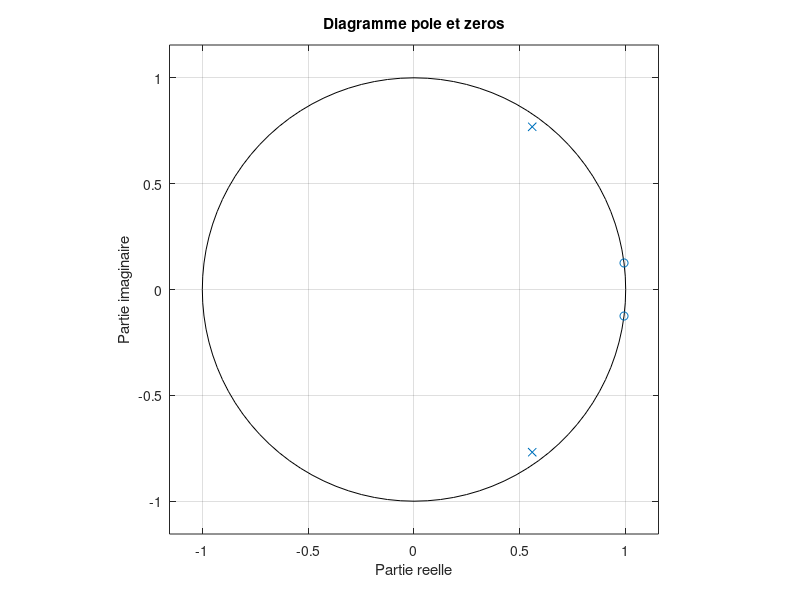
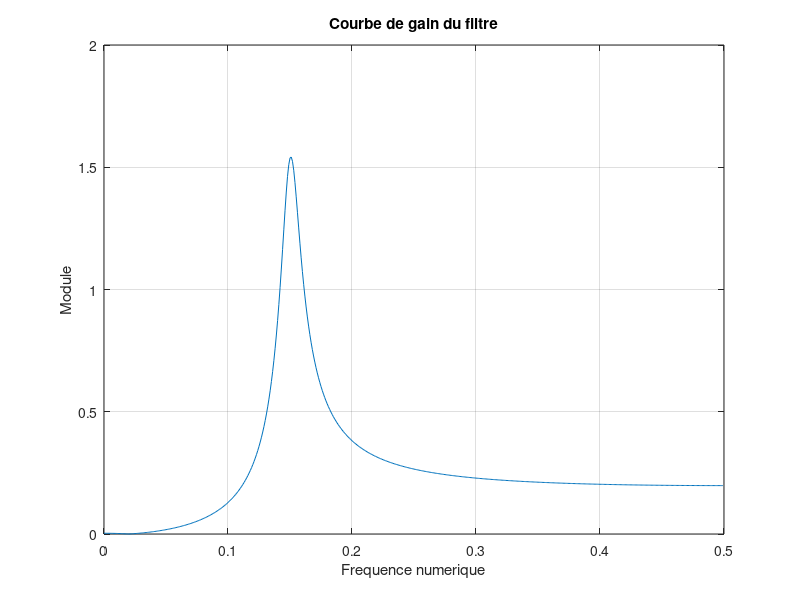
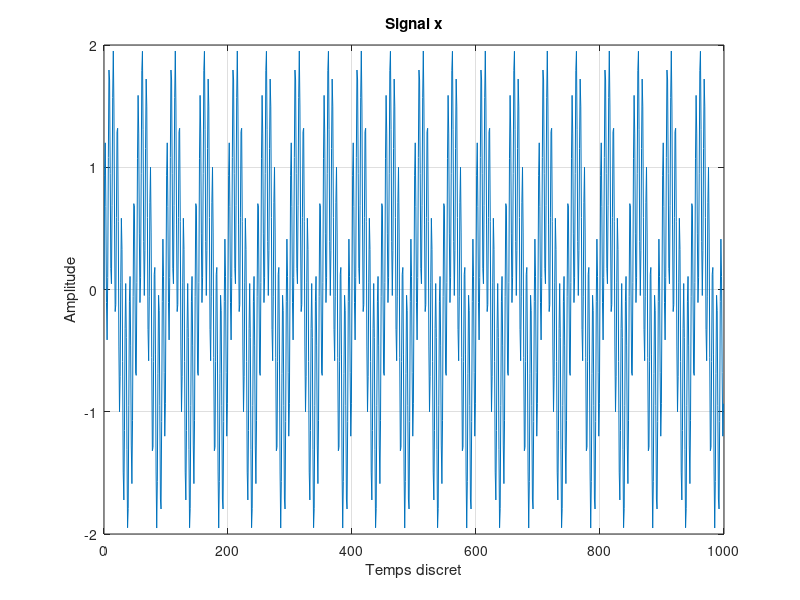
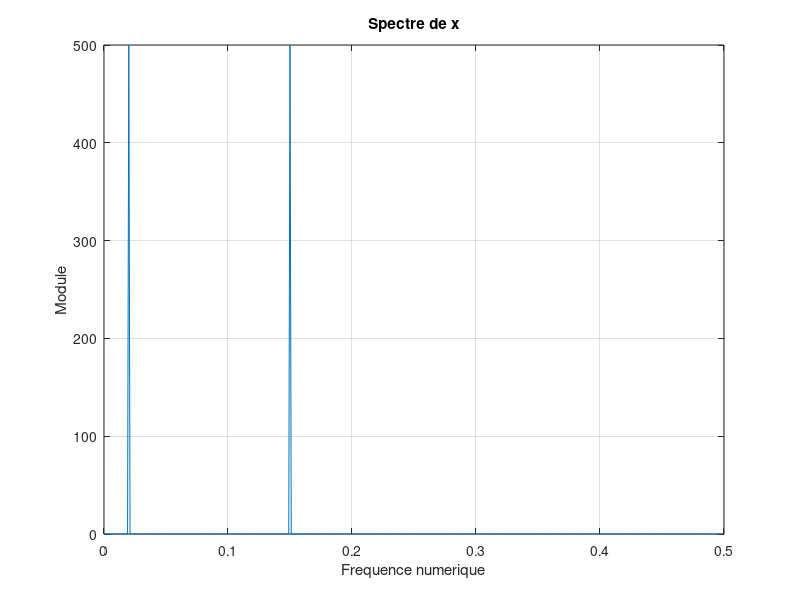

These figures' MATLAB source, in order:
clc; clear; close all

alpha = 0.15;
r = 0.95; %on reste stable
n1 = 0.15;
p = r*exp(2*1j*pi*n1);
pc = conj(p);
n2 = 0.02;
zeta = exp(2*1j*pi*n2);
zc = conj(zeta);
k = 500;

%% Generation de la fonction de transfert du filtre et affichages
B = alpha*poly([zeta, zc]);
A = poly([p, pc]);

figure(1)
zplane(B, A)
title("Diagramme pole et zeros")
xlabel("Partie reelle")
ylabel("Partie imaginaire")

[H, w] = freqz(B, A, k);
tftd_h = abs(H);
f = w/(2*pi);

figure(2)
plot(f, tftd_h)
grid()
title("Courbe de gain du filtre")
xlabel("Frequence numerique")
ylabel("Module")

%% Application du filtre AR
N = 1000;
n2 = 0.02;
t = (0:N-1)';

x = sin(2*pi*n1*t) + sin(2*pi*n2*t);

figure(3)
plot(t, x)
grid()
title("Signal x")
xlabel("Temps discret")
ylabel("Amplitude")

[X, w] = freqz(x, 1, k);
tftd_x = abs(X);

figure(4)
plot(f, tftd_x)
grid()
title("Spectre de x")
xlabel("Frequence numerique")
ylabel("Module")

y = filter(B, A, x);
[Y, w] = freqz(y, 1, k);
tftd_y = abs(Y);

figure(5)
plot(t, x)
hold on
plot(t, y)
grid()
title("Signal de sortie y")
xlabel("temps discret")
legend("Entree x", "Sortie y")
ylabel("Amplitude")

figure(6)
plot(f, tftd_y)
grid()
title("Spectre de sortie")
xlabel("Frequence numerique")
ylabel("Module")

x = zeros(100, 1);
x(1) = 1;
n = (0:100-1)';

[X, w] = freqz(x, 1, k);
tftd_x = abs(X);

y = filter(B, A, x);
[Y, w] = freqz(y, 1, k);
tftd_y = abs(Y);

h = filter(x, 1, y);
figure(7)
stem(n, h)
grid()
title("Reponse impulsionnelle du filtre AR")
xlabel("Temps discret")
ylabel("Amplitude")

%reponse impulsionnelle finie, filtre stable
%coupe proprement autres frequences, courbe de gain commence a 0 puis
%laisse passer 0.15Hz
%poles dans cercle unite, zeros sur cercle